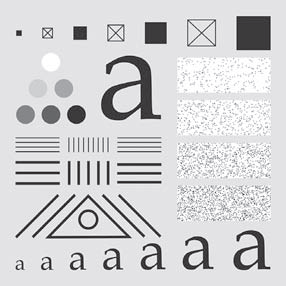
#> input picture Image and Video Editor/input_image5.png, 286 x 286 px
$ python filters.py
#> lines starting #> are read from the running program, lines starting #| are printed output that depends on the picture
import cv2 as cv
import numpy as np

# Load the image
image = cv.imread('input_image5.png')
#> image is the input picture: shape (286, 286, 3); mean B, G, R 211.6, 209.9, 209.9

# Convert the image to grayscale
gray_image = cv.cvtColor(image, cv.COLOR_BGR2GRAY)

# [37 lines of commented-out code are left out]
filtered_image1 = cv.GaussianBlur(gray_image, (43, 43), 7)
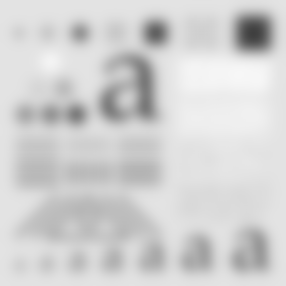
#> filtered_image1: shape (286, 286); min 63, max 247, mean 209.9

# Display the original and negated images
cv.imshow('Original Image', image)
cv.imshow('Negated Image', filtered_image1)
cv.waitKey(0)
cv.destroyAllWindows()

$ run again, with Image and Video Editor/input_image2.png copied over Image and Video Editor/input_image5.png
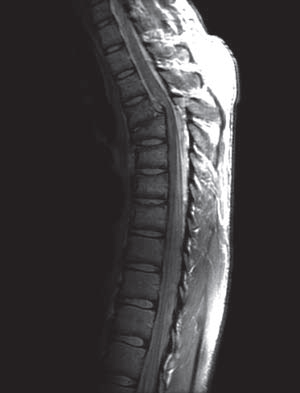
#> input picture Image and Video Editor/input_image2.png, 300 x 393 px
#> image is the input picture: shape (393, 300, 3); mean B, G, R 63.6, 62.4, 65
#> `filtered_image1 = cv.GaussianBlur(gray_image, (43, 43), 7)`:
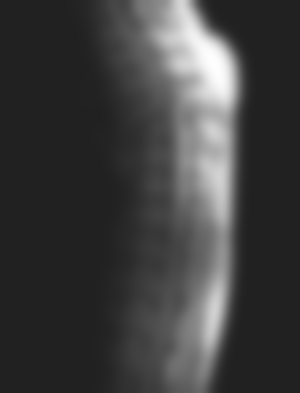
#> filtered_image1: shape (393, 300); min 33, max 254, mean 63.1

$ run again, with Image and Video Editor/input_image3.png copied over Image and Video Editor/input_image5.png
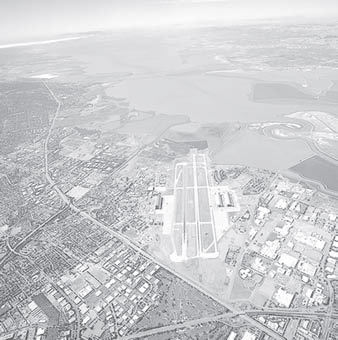
#> input picture Image and Video Editor/input_image3.png, 338 x 340 px
#> image is the input picture: shape (340, 338, 3); mean B, G, R 207.3, 205.2, 204.6
#> `filtered_image1 = cv.GaussianBlur(gray_image, (43, 43), 7)`:
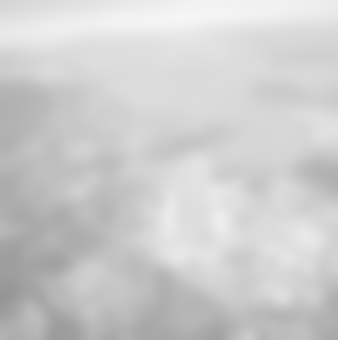
#> filtered_image1: shape (340, 338); min 149, max 245, mean 205.2
